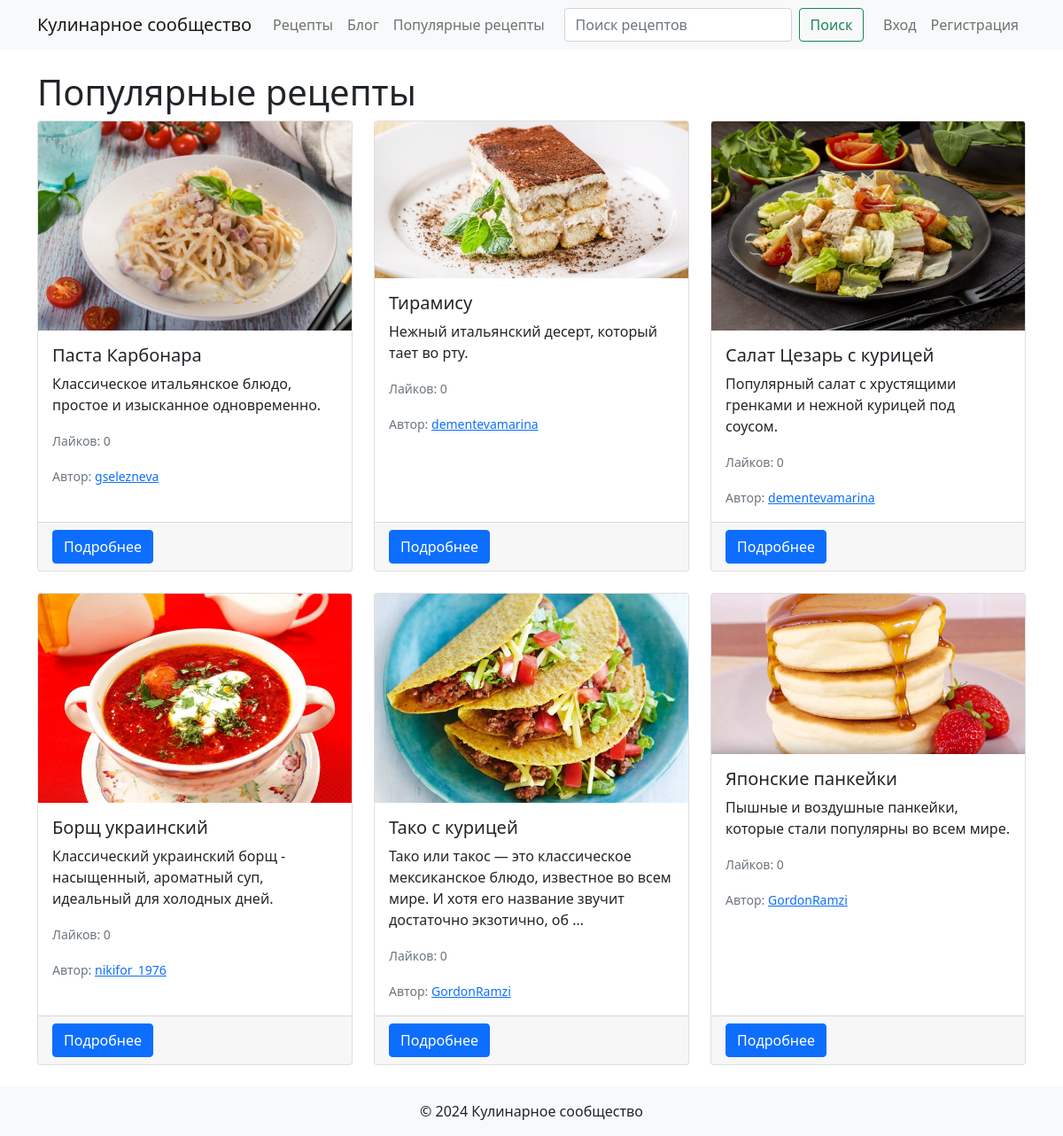
Page /popular/ on the committed database.
### recipes/models.py (models this page shows, shortened)
class Recipe(models.Model):
    title = models.CharField(max_length=200)
    description = models.TextField()
    ingredients = models.TextField()
    instructions = models.TextField()
    image = models.ImageField(upload_to='recipes/', blank=True, null=True)
    author = models.ForeignKey(User, on_delete=models.CASCADE)
    created_at = models.DateTimeField(auto_now_add=True)
    updated_at = models.DateTimeField(auto_now=True)
    tags = TaggableManager()
    likes = models.ManyToManyField(User, related_name='liked_recipes', blank=True)
    objects = models.Manager()
    popular = PopularRecipeManager()

### recipes/views.py (the view)
# urls.py: path('popular/', views.popular_recipes, name='popular_recipes'),
def popular_recipes(request):
    recipes = Recipe.popular.all()[:10]  # Получаем 10 самых популярных рецептов
    return render(request, 'recipes/popular_recipes.html', {'recipes': recipes})

### recipes/models.py (called while the page is built)
    def get_queryset(self):
        return super().get_queryset().annotate(like_count=Count('likes')).order_by('-like_count')

### templates/recipes/popular_recipes.html
{% extends 'base.html' %}
{% block content %}
    <h1>Популярные рецепты</h1>
    <div class="row row-cols-1 row-cols-md-3 g-4">
        {% for recipe in recipes %}
            <div class="col">
                <div class="card h-100">
                    {% if recipe.image %}
                        <img src="{{ recipe.image.url }}" class="card-img-top" alt="{{ recipe.title }}">
                    {% endif %}
                    <div class="card-body">
                        <h5 class="card-title">{{ recipe.title }}</h5>
                        <p class="card-text">{{ recipe.description|truncatewords:20 }}</p>
                        <p class="card-text"><small class="text-muted">Лайков: {{ recipe.likes.count }}</small></p>
                        <p class="card-text"><small class="text-muted">Автор: <a href="{% url 'user_recipes' recipe.author.username %}">{{ recipe.author.username }}</a></small></p>
                    </div>
                    <div class="card-footer">
                        <a href="{% url 'recipe_detail' recipe.pk %}" class="btn btn-primary">Подробнее</a>
                    </div>
                </div>
            </div>
        {% empty %}
            <p>Популярных рецептов пока нет.</p>
        {% endfor %}
    </div>
{% endblock %}

### rows in the picture
Recipe: image (picture), title "Паста Карбонара", description "Классическое итальянское блюдо, простое и изысканное одновременно.", likes.count "0", author.username "gselezneva"
Recipe: image (picture), title "Тирамису", description "Нежный итальянский десерт, который тает во рту.", likes.count "0", author.username "dementevamarina"
Recipe: image (picture), title "Салат Цезарь с курицей", description "Популярный салат с хрустящими гренками и нежной курицей под соусом.", likes.count "0", author.username "dementevamarina"
Recipe: image (picture), title "Борщ украинский", description "Классический украинский борщ - насыщенный, ароматный суп, идеальный для холодных дней.", likes.count "0", author.username "nikifor_1976"
Recipe: image (picture), title "Тако с курицей", description "Тако или такос — это классическое мексиканское блюдо, известное во всем мире. И хотя его название звучит достаточно экзотично, об …", likes.count "0", author.username "GordonRamzi"
Recipe: image (picture), title "Японские панкейки", description "Пышные и воздушные панкейки, которые стали популярны во всем мире.", likes.count "0", author.username "GordonRamzi"
